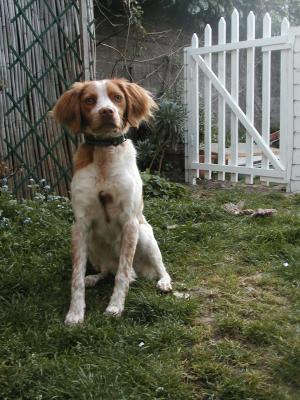
#> input picture tp1/talvi.jpg, 300 x 400 px
$ jupyter execute openCV.ipynb
#> lines starting #> are read from the running program, lines starting #| are printed output that depends on the picture; after the words box and inside, x2 and y2 are one past the last pixel; in counts of white or black regions, pixels touching at a corner belong together
OpenCV-Python

Voici le notebook utilisant uniquement scikit-image. Il présente des cas d'utilisation utilisant les TP images. La version de scikit-image utilisée est la version 0.12. C'est la dernière version stable. Elle disponible via pip3. Il existe des différentes importantes entre les versions de scikit-images. L'API est en train de s'étendre.

On va commencer par charger une image et la transformer en niveau de gris.
On affiche ensuite son histogramme des fréquences.

[cell 1]
import cv2

# Load as grayscale
img = cv2.imread('tp1/talvi.jpg',0)
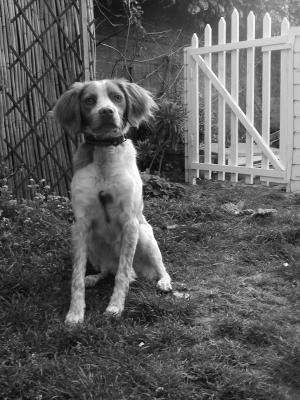
#> img: shape (400, 300); min 0, max 255, mean 93.8
hist = cv2.calcHist([img],[0],None,[256],[0,256])
#> hist = 256 values, max 1226 at index 59, min 0 at index 1, mean 468.8

from matplotlib import pyplot as plt

plt.subplot(1,2,1), plt.imshow(img, 'gray')
plt.subplot(1,2,2), plt.plot(hist)
plt.xlim([0,256])

plt.show()
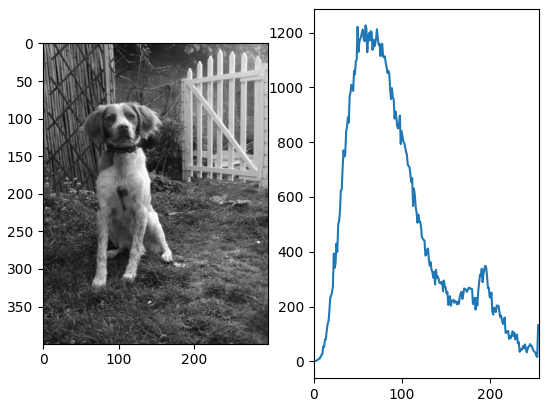
#> figure drawn by matplotlib, 2 panels; panel 2: curve peaks at x = 59, y = 1226

img

On va commencer par charger une image et la transformer en niveau de gris.
On affiche ensuite son histogramme des fréquences.

[cell 2]
def quantification(img,q):

#> called with q = 2
    imgQ = img.copy()
    for x in range(img.shape[0]):
        for y in range(img.shape[1]):
            imgQ[x][y] = q * round(img[x][y] / q)

    return imgQ


plt.subplot(1,2,1), plt.imshow(img, 'gray')
plt.subplot(1,2,2), plt.imshow(quantification(img,2), 'gray')
plt.xlim([0,256])

plt.show()
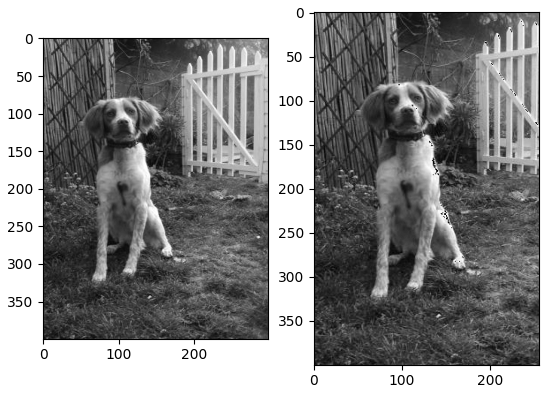
#> figure drawn by matplotlib, 2 panels

OpenCV ne propose pas de fonction pour calculer l'erreur quadratique. De ce fait elle est ici calculée à la main.

[cell 3]
def quadratique(nImg1, nImg2):
    if nImg1.shape == nImg2.shape:
        err_quadratique = 0
#> err_quadratique = 0
        for x in range(nImg1.shape[0]):
            for y in range(nImg1.shape[1]):
                diff=nImg1[x][y] - nImg2[x][y]
                err_quadratique=err_quadratique+diff*diff
#> after the loop, err_quadratique = 8706352
        err_moyenne=err_quadratique/(nImg1.shape[0]*nImg1.shape[1])
#> err_moyenne = 72.55
        return err_moyenne
    else:
        print("Les images ne sont pas de la même taille")

quadratique(img,quantification(img,38))
#> Out = 72.55

OpenCV permet d'effectuer un seuillage avec la fonction threshold. Ici le seuil est choisi par un paramètre du même nom.

[cell 4]
def seuillage(nImg,seuil):
#> called with seuil = 128
    ret,nImgS = cv2.threshold(nImg,seuil,255,cv2.THRESH_BINARY)
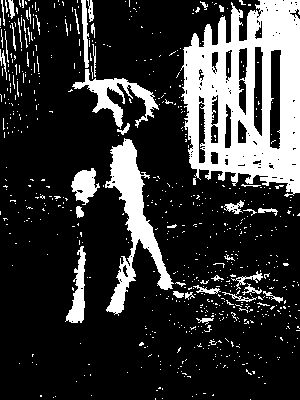
#> nImgS: shape (400, 300); 21.1% white; 701 white regions (657 under 20 px), largest, box (x1, y1, x2, y2) and area: (180, 0, 300, 197) 14737, (105, 138, 174, 316) 3677, (72, 69, 159, 129) 1468
#> ret = 128

    return nImgS

imgS = seuillage(img,128)

plt.subplot(2,2,1), plt.imshow(img, 'gray')
plt.subplot(2,2,2), plt.imshow(imgS, 'gray')
plt.subplot(2,2,3), plt.plot(hist)
plt.subplot(2,2,4), plt.plot(cv2.calcHist([imgS],[0],None,[256],[0,256]))
plt.xlim([0,256])

plt.show()
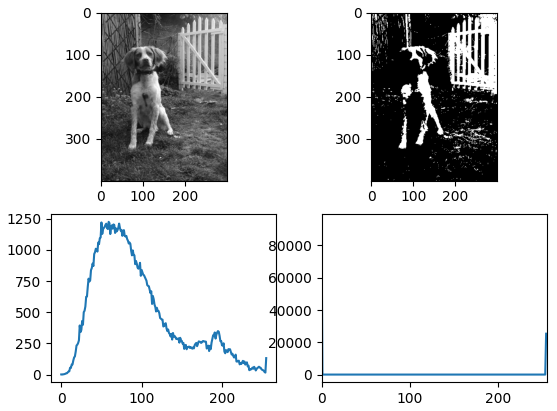
#> figure drawn by matplotlib, 4 panels; panel 3: curve peaks at x = 59, y = 1226; panel 4: curve peaks at x = 0, y = 94666

OpenCV permet d'effectuer une égalisation très simplement avec la fonction equalizeHist. Il suffir de donner l'image en paramètre et le reste se fait de lui même.

[cell 5]
def egalisation(nImg):
    imgE = cv2.equalizeHist(nImg)
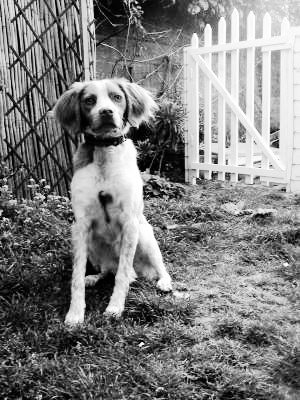
#> imgE: shape (400, 300); min 0, max 255, mean 128.4
    return imgE

imgE = egalisation(img)

plt.subplot(2,2,1), plt.imshow(img, 'gray')
plt.subplot(2,2,2), plt.imshow(imgE, 'gray')
plt.subplot(2,2,3), plt.plot(hist)
plt.subplot(2,2,4), plt.plot(cv2.calcHist([imgE],[0],None,[256],[0,256]))
plt.xlim([0,256])

plt.show()
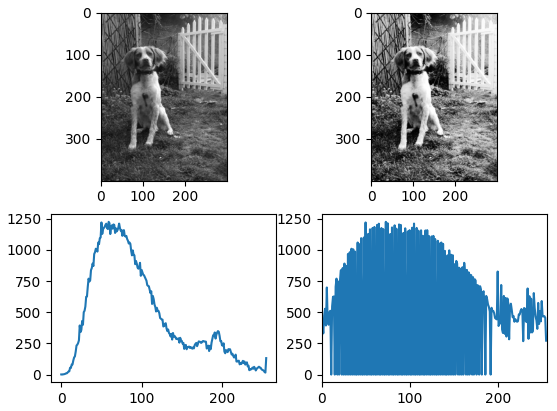
#> figure drawn by matplotlib, 4 panels; panel 3: curve peaks at x = 59, y = 1226; panel 4: curve peaks at x = 73, y = 1226

$ run again, with tp1/maison.jpg copied over tp1/talvi.jpg
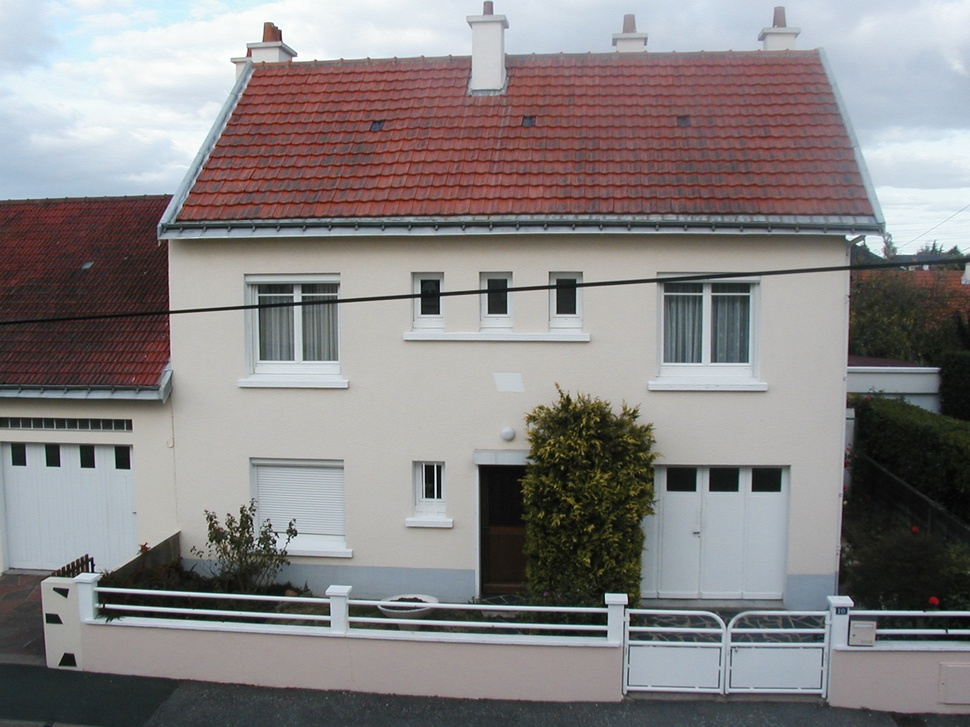
#> input picture tp1/maison.jpg, 970 x 727 px, shrunk from 1600 x 1200 before the run
#> hist = 256 values, max 11629 at index 189, min 4 at index 2, mean 2754.6
#> in quadratique, `err_quadratique = 0`: err_quadratique = 0
#> after the loop in quadratique, `for x in range(nImg1.shape[0]):`: err_quadratique = 49895128
#> err_moyenne = 70.75
#> in seuillage, `ret,nImgS = cv2.threshold(nImg,seuil,255,cv2.THRESH_BINARY)`:
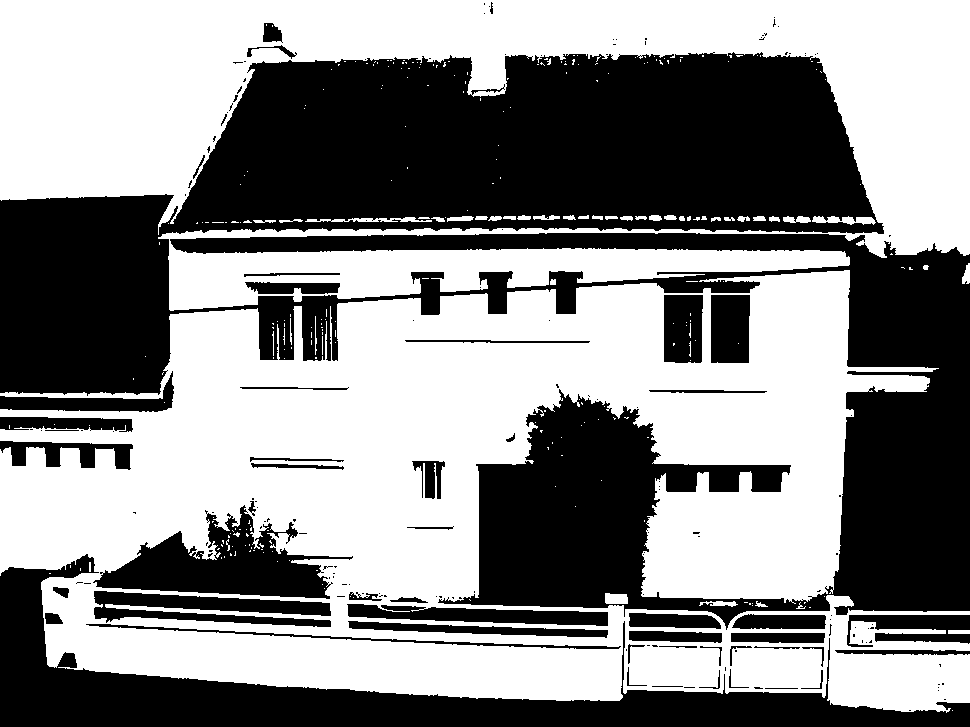
#> nImgS: shape (727, 970); 53.9% white; 172 black regions (121 under 20 px), largest, box (x1, y1, x2, y2) and area: (0, 52, 970, 630) 238850, (0, 554, 970, 727) 40632, (93, 505, 353, 599) 10615
#> ret = 128
#> `plt.show()`:
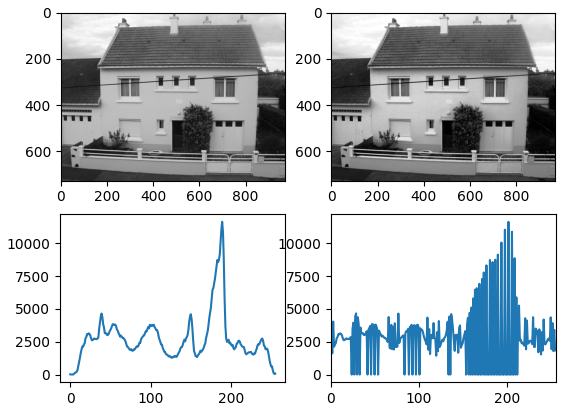
#> figure drawn by matplotlib, 4 panels; panel 3: curve peaks at x = 189, y = 11629; panel 4: curve peaks at x = 202, y = 11629
